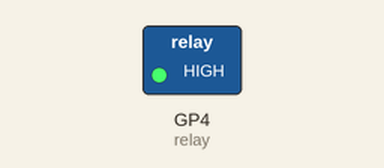
Recording of a program running on a simulated Raspberry Pi Pico running MicroPython. Shown: switched loads named in the program (green lamp = pin HIGH). Dashed ring = blinking.

Above: at 0.2 s.
Timing chart, 0 to 3.0 s (numbered marks = the images above):
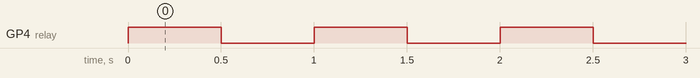

Measured:
- by itself, GP4 (relay): alternates HIGH for 0.50 s and LOW for 0.50 s

The program:

relay.py
```python
from machine import Pin
import utime


relay=Pin(4,Pin.OUT)

def relay_on():
    relay(1)


def relay_off():
    relay(0)

while True:
    relay_on()
    utime.sleep(0.5)

    relay_off()
    utime.sleep(0.5)
```
